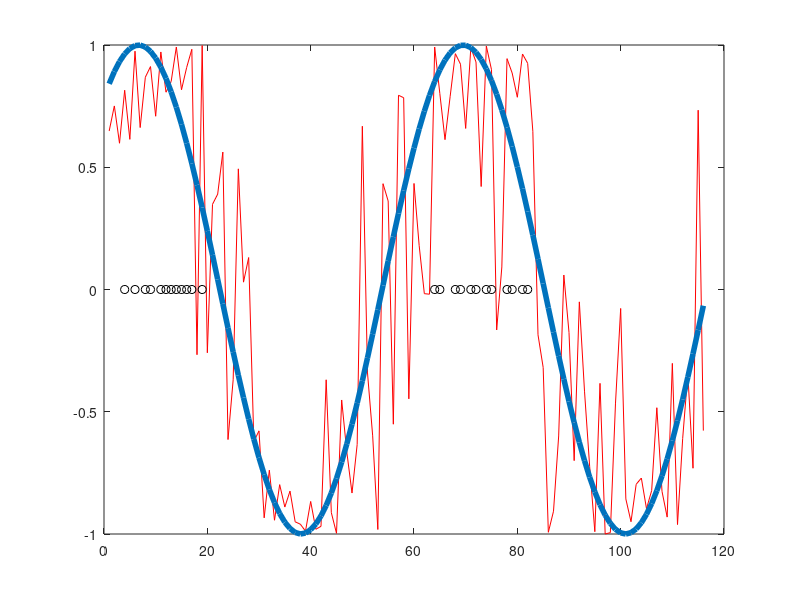

Reproduce this figure in MATLAB.
x=1:.1:4*pi;
y=x;
z=randn(1,length(x))/1.5;
y=y+z;

plot(sin(y),'r');
hold on;
plot(sin(x),'LineWidth',4);

spikes=sin(y)>.8;
% hold on;
% plot(spikes,'o');

timestamps=find(spikes==1);
hold on;
plot(timestamps,0,'o','color','k');